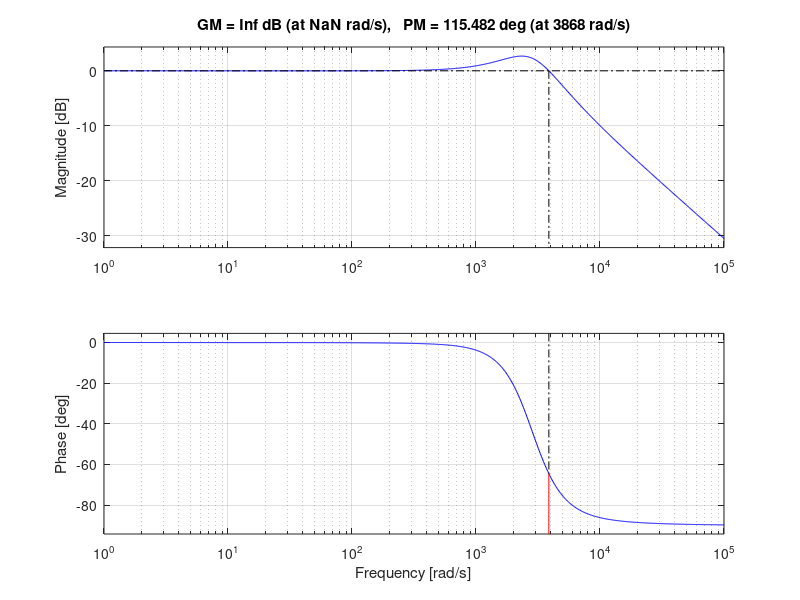

Recreate this plot in MATLAB. (Note: this script raises an error after producing the figure.)
%% define constants given in lab manual
Kt = 0.72;
Kb = 0.4173;
Kvp = 111.55;
Kvi = 3.0019*10^5;
Sg = 0.887;
Ra = 6.5;
La = 0.0375;
Jm = 0.765*10^(-4);
mt = 20;
hp = 0.02;%m
Ls = 0.82;%m
ds = 0.02;%m
ps = 7800;%kg/m^3
Jenc = 1.7*10^(-4);
Jcoup = 4*10^(-5);
Jtach = 9.3212*10^(-7);

%% define derived constants
rs = ds/2;
Jtable = mt*(hp/(2*pi))^2;
JLeadScrew = 1/2*(pi*rs^2*Ls*ps)*rs^2;
Jeq = Jtable + JLeadScrew + Jm + Jenc + Jcoup + Jtach;
B = 0.006; %Nm/rad/s temp value but will be found later in lab

%% define transfer functions
s = tf("s");
currentSensorGain = Sg;
pWMAmplifier = Kvp + Kvi/s;
backEmfConstant = Kb;
electricalWindingOfMotor = 1/(La*s+Ra);
motorConstant = Kt;
mechanicalBlock = 1/(Jeq*s+B);

%% Td
Td2Ws = -mechanicalBlock/(1+(-mechanicalBlock)*((1/(motorConstant*mechanicalBlock) + (backEmfConstant/pWMAmplifier))*motorConstant*electricalWindingOfMotor*(-pWMAmplifier)));

%% plot transfer functions for Im2Ws
Im2Ws = motorConstant * mechanicalBlock;
step(Im2Ws);
margin(Im2Ws);

%% plot transfer functions for Iin2Im
Iin2Im = minreal(pWMAmplifier*electricalWindingOfMotor/(1+pWMAmplifier*electricalWindingOfMotor+electricalWindingOfMotor*motorConstant*mechanicalBlock*backEmfConstant));
step(Iin2Im);
margin(Iin2Im);
bandwidth(Iin2Im)
dcgain(Iin2Im)

%% plot transfer function for Vin to Ws
Vin2Ws = currentSensorGain * Iin2Im * Im2Ws;
step(Vin2Ws);
margin(Vin2Ws);
bandwidth(Vin2Ws)
[y,tout] = step(Vin2Ws/s/dcgain(Vin2Ws));%ramp response
plot(linspace(0,50,1000),linspace(0,50,1000));
hold on
plot(tout,y)
dcgain(Vin2Ws)